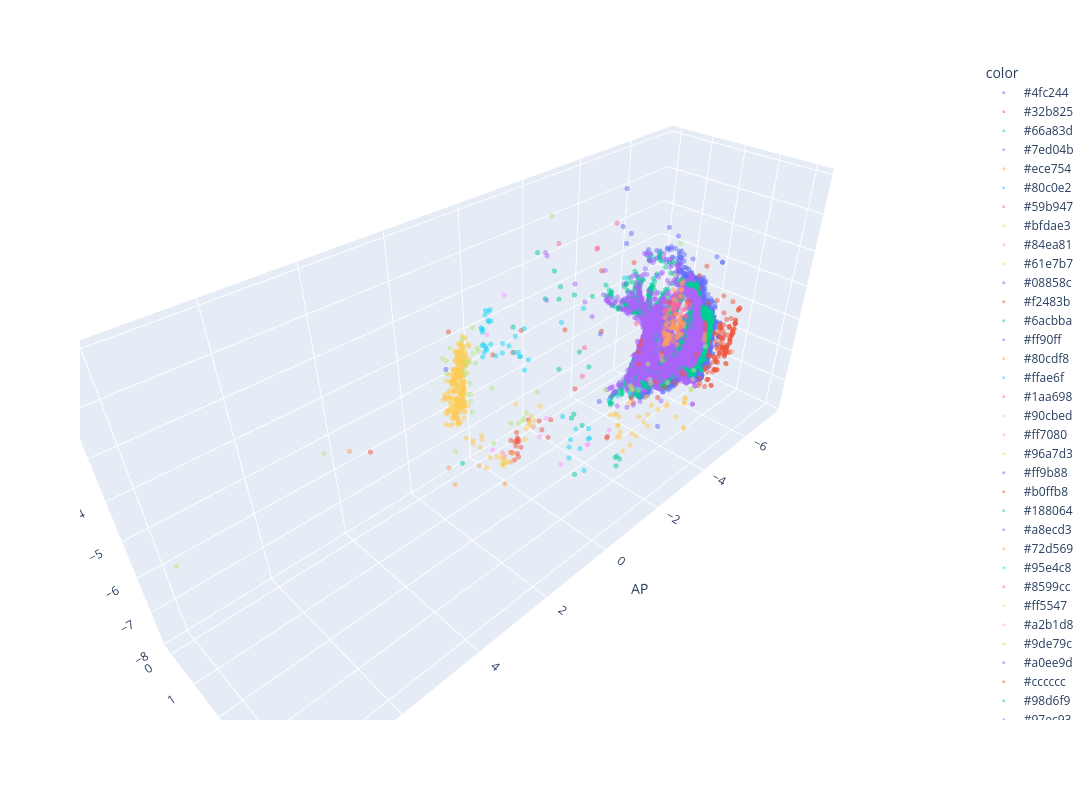

Notebook source saved alongside this figure:
### Code cell
import pandas as pd
import plotly.express as px
import numpy as np
import pdb
import seaborn as sns
from matplotlib import pyplot as plt
import os

print("Pandas version {}".format(pd.__version__))
print("Numpy version {}".format(np.__version__))
print("Seaborn version {}".format(sns.__version__))

colors = sns.color_palette('muted', 10)

PFC_color = "#FFDB6E"
NAc_color = "#BF43CC"
LH_color = "#87FFE1"

file_dir = '.'
os.chdir(file_dir)

df = pd.read_csv("data/coronal_CTBLabelled_dataset.csv")
df.head(5)
df.columns

df_subset_PFC = df[df.Projection == 'PFC']
df_subset_NAc = df[df.Projection == 'NAc']
df_subset_LH = df[df.Projection == 'LH']

def white_bg_3d(ax):

    # make the grid lines transparent
    ax.xaxis._axinfo["grid"]['color'] =  (1,1,1,0)
    ax.yaxis._axinfo["grid"]['color'] =  (1,1,1,0)
    ax.zaxis._axinfo["grid"]['color'] =  (1,1,1,0)
    
fig = plt.figure(figsize = (8,8))

ax = fig.add_subplot(projection='3d')

white_bg_3d(ax)

ax.scatter(df_subset_PFC['AP'], 
           df_subset_PFC['ML'] ,
           df_subset_PFC['DV'], alpha = 0.1, label = 'PFC', s = 8, color = PFC_color)

ax.scatter(df_subset_NAc['AP'], 
           df_subset_NAc['ML'] ,
           df_subset_NAc['DV'], alpha = 0.1, label = 'NAc', s = 8, color = NAc_color)

ax.scatter(df_subset_LH['AP'], 
           df_subset_LH['ML'] ,
           df_subset_LH['DV'], alpha = 0.1, label = 'LH', s = 8, color = LH_color)

ax.set_xlabel("AP")
ax.set_ylabel("ML")
ax.set_zlabel("DV")

plt.legend(markerscale = 3)

plt.show()

df_trio = pd.read_csv("data/PFC_TRIO_cellcounts.csv")
df_trio.head(5)

fig = plt.figure(figsize = (8,8))
ax = fig.add_subplot(projection='3d')

white_bg_3d(ax)

ax.scatter(df_trio['AP'], 
           df_trio['ML'] ,
           df_trio['DV'], alpha = 0.1, s = 8, color = df_trio['color'], label="TRIO")

ax.set_xlabel("AP")
ax.set_ylabel("ML")
ax.set_zlabel("DV")

ax.set_ylim(4,-4)
ax.set_xlim(-7,1)
ax.set_zlim(-8,-2)

plt.legend(markerscale = 3)
ax.set_aspect('equal')

plt.show()

df_trio = pd.read_csv("data/PFC_TRIO_cellcounts.csv")

fig = px.scatter_3d(df_trio, x="AP", y="ML", z="DV", color="color", opacity=0.5)

fig["layout"].update(width=1200, height=800, autosize=False)
fig.update_traces(marker_size=3)

fig.show()

test

### Figure 1 — Plotly figure (JSON) as saved in the notebook; plotly's stock layout.template omitted (floating-point values rounded to 4 significant figures; data arrays with more than 128 entries replaced by an {"elided": "..."} marker saying what was removed)
{"data": [{"hovertemplate": "color=#4fc244<br>AP=%{x}<br>ML=%{y}<br>DV=%{z}<extra></extra>", "legendgroup": "#4fc244", "marker": {"color": "#636efa", "opacity": 0.5, "size": 3, "symbol": "circle"}, "mode": "markers", "name": "#4fc244", "scene": "scene", "showlegend": true, "type": "scatter3d", "x": {"elided": "1927 float values"}, "y": {"elided": "1927 float values"}, "z": {"elided": "1927 float values"}}, {"hovertemplate": "color=#32b825<br>AP=%{x}<br>ML=%{y}<br>DV=%{z}<extra></extra>", "legendgroup": "#32b825", "marker": {"color": "#EF553B", "opacity": 0.5, "size": 3, "symbol": "circle"}, "mode": "markers", "name": "#32b825", "scene": "scene", "showlegend": true, "type": "scatter3d", "x": {"elided": "179 float values"}, "y": {"elided": "179 float values"}, "z": {"elided": "179 float values"}}, {"hovertemplate": "color=#66a83d<br>AP=%{x}<br>ML=%{y}<br>DV=%{z}<extra></extra>", "legendgroup": "#66a83d", "marker": {"color": "#00cc96", "opacity": 0.5, "size": 3, "symbol": "circle"}, "mode": "markers", "name": "#66a83d", "scene": "scene", "showlegend": true, "type": "scatter3d", "x": {"elided": "5044 float values"}, "y": {"elided": "5044 float values"}, "z": {"elided": "5044 float values"}}, {"hovertemplate": "color=#7ed04b<br>AP=%{x}<br>ML=%{y}<br>DV=%{z}<extra></extra>", "legendgroup": "#7ed04b", "marker": {"color": "#ab63fa", "opacity": 0.5, "size": 3, "symbol": "circle"}, "mode": "markers", "name": "#7ed04b", "scene": "scene", "showlegend": true, "type": "scatter3d", "x": {"elided": "2472 float values"}, "y": {"elided": "2472 float values"}, "z": {"elided": "2472 float values"}}, {"hovertemplate": "color=#ece754<br>AP=%{x}<br>ML=%{y}<br>DV=%{z}<extra></extra>", "legendgroup": "#ece754", "marker": {"color": "#FFA15A", "opacity": 0.5, "size": 3, "symbol": "circle"}, "mode": "markers", "name": "#ece754", "scene": "scene", "showlegend": true, "type": "scatter3d", "x": [-5.704], "y": [3.725], "z": [-5.413]}, {"hovertemplate": "color=#80c0e2<br>AP=%{x}<br>ML=%{y}<br>DV=%{z}<extra></extra>", "legendgroup": "#80c0e2", "marker": {"color": "#19d3f3", "opacity": 0.5, "size": 3, "symbol": "circle"}, "mode": "markers", "name": "#80c0e2", "scene": "scene", "showlegend": true, "type": "scatter3d", "x": [-1.798, -1.103, -1.216, -1.351, -2.41, -0.9126, -2.231, -1.806, -1.856, -1.395, -1.719], "y": [3.065, 2.805, 1.865, 2.005, 2.965, 2.725, 2.485, 2.245, 2.245, 2.005, 1.885], "z": [-5.196, -5.931, -6.134, -7.107, -5.47, -6.487, -5.831, -6.973, -6.965, -6.891, -6.796]}, {"hovertemplate": "color=#59b947<br>AP=%{x}<br>ML=%{y}<br>DV=%{z}<extra></extra>", "legendgroup": "#59b947", "marker": {"color": "#FF6692", "opacity": 0.5, "size": 3, "symbol": "circle"}, "mode": "markers", "name": "#59b947", "scene": "scene", "showlegend": true, "type": "scatter3d", "x": [-3.985, -4.281, -3.976, -4.011, -3.884, -3.982, -4.084, -3.876, -3.854, -3.901, -4.535, -4.592, -4.382, -4.46, -4.467, -4.666, -4.441, -4.491, -4.558, -4.423, -4.333, -4.473, -4.451, -4.632, -4.354, -4.379, -4.467, -4.464, -3.859, -3.935, -4.078, -4.08, -4.02, -4.012, -4.071, -3.861, -4.018, -3.966], "y": [3.065, 2.845, 3.205, 3.205, 3.205, 3.205, 3.085, 2.725, 2.725, 2.725, 2.605, 2.605, 2.605, 2.605, 2.605, 2.605, 2.605, 2.605, 2.605, 2.605, 2.605, 2.605, 2.605, 2.605, 2.605, 2.605, 2.605, 2.605, 3.205, 3.205, 3.205, 3.205, 3.085, 2.965, 2.965, 2.725, 3.085, 3.085], "z": [-3.408, -3.217, -4.167, -4.079, -3.97, -3.665, -3.77, -4.034, -3.851, -3.852, -4.28, -4.261, -4.287, -4.206, -4.094, -4.055, -4.081, -4.061, -4.012, -3.968, -3.981, -3.919, -3.903, -3.879, -3.907, -3.78, -3.73, -3.612, -4.374, -4.13, -3.905, -3.52, -3.866, -3.646, -3.423, -3.605, -4.351, -4.019]}, {"hovertemplate": "color=#bfdae3<br>AP=%{x}<br>ML=%{y}<br>DV=%{z}<extra></extra>", "legendgroup": "#bfdae3", "marker": {"color": "#B6E880", "opacity": 0.5, "size": 3, "symbol": "circle"}, "mode": "markers", "name": "#bfdae3", "scene": "scene", "showlegend": true, "type": "scatter3d", "x": [-3.684, -2.991, -2.991, -3.414, -2.859, -3.973, -2.515, -2.167, -1.583, 0.3084, 1.056, -3.792, -2.708, -2.552, 0.0153, -2.491], "y": [3.065, 4.285, 4.285, 4.045, 3.545, 3.925, 3.325, 3.205, 2.845, 0.085, 0.395, 3.805, 3.805, 3.445, 0.205, 3.445], "z": [-1.895, -4.99, -4.99, -5.018, -2.235, -4.399, -4.498, -5.092, -5.027, -5.599, -6.784, -5.048, -4.89, -5.009, -4.405, -4.867]}, {"hovertemplate": "color=#84ea81<br>AP=%{x}<br>ML=%{y}<br>DV=%{z}<extra></extra>", "legendgroup": "#84ea81", "marker": {"color": "#FF97FF", "opacity": 0.5, "size": 3, "symbol": "circle"}, "mode": "markers", "name": "#84ea81", "scene": "scene", "showlegend": true, "type": "scatter3d", "x": [-1.218, -1.186, -1.852], "y": [2.725, 2.725, 2.845], "z": [-6.53, -6.527, -6.377]}, {"hovertemplate": "color=#61e7b7<br>AP=%{x}<br>ML=%{y}<br>DV=%{z}<extra></extra>", "legendgroup": "#61e7b7", "marker": {"color": "#FECB52", "opacity": 0.5, "size": 3, "symbol": "circle"}, "mode": "markers", "name": "#61e7b7", "scene": "scene", "showlegend": true, "type": "scatter3d", "x": [-2.764, -2.472, -3.531, -3.588, -2.655, -2.561, -2.861, -2.52, -2.303, -2.782, -2.177, -2.73, -2.492, -2.555, -2.647, -3.121, -3.121, -3.091], "y": [2.445, 3.545, 3.325, 3.325, 2.965, 3.445, 3.325, 3.205, 3.205, 3.205, 3.085, 3.085, 2.725, 2.605, 2.605, 4.165, 4.165, 3.925], "z": [-6.653, -6.21, -6.266, -6.224, -6.857, -5.953, -5.885, -6.724, -6.905, -6.422, -7.091, -6.293, -7.018, -7.126, -7.007, -6.269, -6.269, -6.051]}, {"hovertemplate": "color=#08858c<br>AP=%{x}<br>ML=%{y}<br>DV=%{z}<extra></extra>", "legendgroup": "#08858c", "marker": {"color": "#636efa", "opacity": 0.5, "size": 3, "symbol": "circle"}, "mode": "markers", "name": "#08858c", "scene": "scene", "showlegend": true, "type": "scatter3d", "x": [-2.757, -2.641, -2.653, -2.63, -2.414, -3.868, -3.016, -2.97, -2.768, -3.716, -3.726, -3.726, -2.527, -3.001, -2.903, -3.028], "y": [2.105, 3.785, 3.785, 3.785, 2.605, 3.925, 3.565, 3.445, 3.325, 1.405, 4.165, 4.165, 3.805, 3.565, 3.565, 3.445], "z": [-1.497, -2.015, -1.984, -1.95, -1.396, -1.996, -1.997, -1.367, -1.142, -1.067, -1.997, -1.997, -1.452, -1.85, -1.718, -1.921]}, {"hovertemplate": "color=#f2483b<br>AP=%{x}<br>ML=%{y}<br>DV=%{z}<extra></extra>", "legendgroup": "#f2483b", "marker": {"color": "#EF553B", "opacity": 0.5, "size": 3, "symbol": "circle"}, "mode": "markers", "name": "#f2483b", "scene": "scene", "showlegend": true, "type": "scatter3d", "x": [-0.8332, -2.668, -1.155, -0.3776, -0.2374, -0.2156, -0.4232, -0.5702, -0.4431, -0.3798, -0.8345, -0.3917, -0.4782, -0.5574, -0.3242, -0.4166, -0.4607, -0.6017, -0.454, -0.8406, -1.747], "y": [1.745, 0.99, 1.525, 1.165, 1.165, 1.045, 1.045, 1.045, 1.045, 0.925, 1.525, 1.045, 1.045, 0.925, 0.925, 1.045, 0.925, 0.925, 1.045, 1.045, 0.565], "z": [-6.648, -6.457, -6.385, -6.85, -6.785, -6.794, -6.652, -7.221, -6.842, -7.366, -6.53, -7.078, -6.898, -7.492, -7.316, -6.91, -7.651, -7.629, -6.981, -6.484, -7.264]}, {"hovertemplate": "color=#6acbba<br>AP=%{x}<br>ML=%{y}<br>DV=%{z}<extra></extra>", "legendgroup": "#6acbba", "marker": {"color": "#00cc96", "opacity": 0.5, "size": 3, "symbol": "circle"}, "mode": "markers", "name": "#6acbba", "scene": "scene", "showlegend": true, "type": "scatter3d", "x": [1.967, -1.58, -1.457, -1.958, -1.883, -0.6254], "y": [1.745, 3.445, 3.445, 3.085, 3.085, 2.845], "z": [-5.804, -6.784, -6.926, -7.129, -7.129, -7.059]}, {"hovertemplate": "color=#ff90ff<br>AP=%{x}<br>ML=%{y}<br>DV=%{z}<extra></extra>", "legendgroup": "#ff90ff", "marker": {"color": "#ab63fa", "opacity": 0.5, "size": 3, "symbol": "circle"}, "mode": "markers", "name": "#ff90ff", "scene": "scene", "showlegend": true, "type": "scatter3d", "x": [-2.585, -2.684, -2.441, -3.821, -2.462, -2.502], "y": [1.505, 1.165, 0.035, 2.125, 0.085, 0.035], "z": [-3.993, -3.756, -2.725, -3.065, -4.041, -2.839]}, {"hovertemplate": "color=#80cdf8<br>AP=%{x}<br>ML=%{y}<br>DV=%{z}<extra></extra>", "legendgroup": "#80cdf8", "marker": {"color": "#FFA15A", "opacity": 0.5, "size": 3, "symbol": "circle"}, "mode": "markers", "name": "#80cdf8", "scene": "scene", "showlegend": true, "type": "scatter3d", "x": [0.2274, 0.6166, 0.1305, 1.664, 1.436, -0.2761, 1.179], "y": [1.27, 0.755, 1.405, 1.045, 0.565, 1.765, 0.275], "z": [-7.821, -7.295, -7.07, -7.083, -6.995, -5.995, -5.155]}, {"hovertemplate": "color=#ffae6f<br>AP=%{x}<br>ML=%{y}<br>DV=%{z}<extra></extra>", "legendgroup": "#ffae6f", "marker": {"color": "#19d3f3", "opacity": 0.5, "size": 3, "symbol": "circle"}, "mode": "markers", "name": "#ffae6f", "scene": "scene", "showlegend": true, "type": "scatter3d", "x": [-5.143], "y": [0.99], "z": [-7.613]}, {"hovertemplate": "color=#1aa698<br>AP=%{x}<br>ML=%{y}<br>DV=%{z}<extra></extra>", "legendgroup": "#1aa698", "marker": {"color": "#FF6692", "opacity": 0.5, "size": 3, "symbol": "circle"}, "mode": "markers", "name": "#1aa698", "scene": "scene", "showlegend": true, "type": "scatter3d", "x": [-2.125, -3.028, -3.061, -3.585], "y": [0.755, 1.165, 1.165, 1.285], "z": [-2.142, -2.45, -2.433, -1.916]}, {"hovertemplate": "color=#90cbed<br>AP=%{x}<br>ML=%{y}<br>DV=%{z}<extra></extra>", "legendgroup": "#90cbed", "marker": {"color": "#B6E880", "opacity": 0.5, "size": 3, "symbol": "circle"}, "mode": "markers", "name": "#90cbed", "scene": "scene", "showlegend": true, "type": "scatter3d", "x": [0.6278, 0.6052, 4.752, 0.9831, 0.2641, 0.2731, 0.4608, 1.078, 1.063, 0.6316, 0.5524, 0.9347, 0.5784], "y": [0.295, 0.295, 0.805, 0.035, 0.445, 0.325, 0.205, 0.275, 0.275, 0.275, 0.275, 0.275, 0.275], "z": [-4.393, -4.221, -4.439, -4.246, -4.109, -3.6, -3.852, -4.503, -4.174, -4.137, -4.041, -3.878, -3.84]}, {"hovertemplate": "color=#ff7080<br>AP=%{x}<br>ML=%{y}<br>DV=%{z}<extra></extra>", "legendgroup": "#ff7080", "marker": {"color": "#FF97FF", "opacity": 0.5, "size": 3, "symbol": "circle"}, "mode": "markers", "name": "#ff7080", "scene": "scene", "showlegend": true, "type": "scatter3d", "x": [-0.7806, -0.2779], "y": [0.295, 0.205], "z": [-3.164, -4.076]}, {"hovertemplate": "color=#96a7d3<br>AP=%{x}<br>ML=%{y}<br>DV=%{z}<extra></extra>", "legendgroup": "#96a7d3", "marker": {"color": "#FECB52", "opacity": 0.5, "size": 3, "symbol": "circle"}, "mode": "markers", "name": "#96a7d3", "scene": "scene", "showlegend": true, "type": "scatter3d", "x": {"elided": "239 float values"}, "y": {"elided": "239 float values"}, "z": {"elided": "239 float values"}}, {"hovertemplate": "color=#ff9b88<br>AP=%{x}<br>ML=%{y}<br>DV=%{z}<extra></extra>", "legendgroup": "#ff9b88", "marker": {"color": "#636efa", "opacity": 0.5, "size": 3, "symbol": "circle"}, "mode": "markers", "name": "#ff9b88", "scene": "scene", "showlegend": true, "type": "scatter3d", "x": [-4.508], "y": [0.263], "z": [-5.84]}, {"hovertemplate": "color=#b0ffb8<br>AP=%{x}<br>ML=%{y}<br>DV=%{z}<extra></extra>", "legendgroup": "#b0ffb8", "marker": {"color": "#EF553B", "opacity": 0.5, "size": 3, "symbol": "circle"}, "mode": "markers", "name": "#b0ffb8", "scene": "scene", "showlegend": true, "type": "scatter3d", "x": [-3.137, -2.968, -1.976, -3.964, -2.983, -2.275, -2.102, -2.125, -2.989, -3.251, -4.024, -2.576, -3.651], "y": [3.785, 3.425, 3.445, 2.725, 3.565, 3.205, 2.605, 2.605, 4.045, 3.805, 3.685, 3.565, 2.965], "z": [-5.134, -2.989, -4.205, -5.124, -5.27, -5.571, -6.899, -6.86, -4.674, -4.846, -4.758, -4.936, -6.238]}, {"hovertemplate": "color=#188064<br>AP=%{x}<br>ML=%{y}<br>DV=%{z}<extra></extra>", "legendgroup": "#188064", "marker": {"color": "#00cc96", "opacity": 0.5, "size": 3, "symbol": "circle"}, "mode": "markers", "name": "#188064", "scene": "scene", "showlegend": true, "type": "scatter3d", "x": [0.7101, 0.6635, 1.423, -0.7319, -1.934], "y": [3.425, 2.965, 2.845, 1.405, 4.045], "z": [-3.076, -1.672, -2.039, -1.688, -1.659]}, {"hovertemplate": "color=#a8ecd3<br>AP=%{x}<br>ML=%{y}<br>DV=%{z}<extra></extra>", "legendgroup": "#a8ecd3", "marker": {"color": "#ab63fa", "opacity": 0.5, "size": 3, "symbol": "circle"}, "mode": "markers", "name": "#a8ecd3", "scene": "scene", "showlegend": true, "type": "scatter3d", "x": [-3.092, -3.372, -3.372], "y": [3.445, 4.165, 4.165], "z": [-5.81, -5.678, -5.678]}, {"hovertemplate": "color=#72d569<br>AP=%{x}<br>ML=%{y}<br>DV=%{z}<extra></extra>", "legendgroup": "#72d569", "marker": {"color": "#FFA15A", "opacity": 0.5, "size": 3, "symbol": "circle"}, "mode": "markers", "name": "#72d569", "scene": "scene", "showlegend": true, "type": "scatter3d", "x": [-4.33, -4.305, -4.305, -4.28, -4.302, -4.32, -4.183, -4.345, -4.398, -4.406, -4.12, -4.124, -4.4, -4.292, -4.208, -4.433, -4.084, -4.051, -3.957, -4.176, -4.137, -4.126, -4.049, -4.213, -4.083, -4.094, -4.069, -4.113, -4.194, -4.121, -4.157, -4.112, -3.982, -4.042, -4.292, -3.965, -4.197, -3.913, -4.324, -4.213, -4.055, -4.022, -4.08, -4.19, -4.132, -4.163, -4.172, -4.218, -4.151, -4.404, -4.17, -4.134, -4.012, -4.249, -3.997, -4.001, -3.95, -4.242, -4.354, -4.169, -4.221, -4.301, -4.383, -4.222, -4.17, -4.22], "y": [2.845, 2.845, 2.845, 2.845, 2.845, 2.845, 2.965, 2.965, 2.965, 2.965, 2.965, 2.965, 2.845, 2.845, 2.845, 2.845, 2.845, 2.725, 2.725, 2.725, 2.725, 2.725, 2.725, 2.725, 2.725, 2.725, 2.725, 2.725, 2.725, 2.725, 2.725, 2.725, 2.725, 2.725, 2.725, 2.725, 2.725, 2.725, 2.725, 2.725, 2.725, 2.725, 2.725, 2.725, 2.725, 2.965, 2.965, 2.965, 2.845, 2.845, 2.845, 2.845, 2.725, 2.725, 2.725, 2.725, 2.725, 2.965, 2.965, 2.965, 2.965, 2.965, 2.965, 2.845, 2.845, 2.845], "z": [-3.567, -3.404, -3.379, -3.376, -3.222, -3.166, -4.655, -4.61, -4.398, -4.333, -4.379, -4.308, -4.766, -4.457, -4.42, -4.377, -4.372, -5.39, -5.199, -4.917, -4.909, -4.891, -4.873, -4.819, -4.811, -4.809, -4.796, -4.777, -4.771, -4.666, -4.646, -4.631, -4.636, -4.572, -4.481, -4.547, -4.492, -4.445, -4.319, -4.327, -4.269, -4.006, -3.902, -3.654, -3.377, -4.324, -4.165, -4.071, -4.632, -4.263, -4.336, -4.275, -4.905, -4.768, -4.365, -4.287, -4.085, -4.885, -4.635, -4.499, -4.402, -4.254, -3.806, -4.83, -4.409, -4.052]}, {"hovertemplate": "color=#95e4c8<br>AP=%{x}<br>ML=%{y}<br>DV=%{z}<extra></extra>", "legendgroup": "#95e4c8", "marker": {"color": "#19d3f3", "opacity": 0.5, "size": 3, "symbol": "circle"}, "mode": "markers", "name": "#95e4c8", "scene": "scene", "showlegend": true, "type": "scatter3d", "x": [-1.269, -0.9418], "y": [2.605, 2.365], "z": [-7.476, -7.014]}, {"hovertemplate": "color=#8599cc<br>AP=%{x}<br>ML=%{y}<br>DV=%{z}<extra></extra>", "legendgroup": "#8599cc", "marker": {"color": "#FF6692", "opacity": 0.5, "size": 3, "symbol": "circle"}, "mode": "markers", "name": "#8599cc", "scene": "scene", "showlegend": true, "type": "scatter3d", "x": [-1.152], "y": [2.485], "z": [-4.595]}, {"hovertemplate": "color=#ff5547<br>AP=%{x}<br>ML=%{y}<br>DV=%{z}<extra></extra>", "legendgroup": "#ff5547", "marker": {"color": "#B6E880", "opacity": 0.5, "size": 3, "symbol": "circle"}, "mode": "markers", "name": "#ff5547", "scene": "scene", "showlegend": true, "type": "scatter3d", "x": [0.2551, 0.3137, 0.2249, -1.841, 0.5128, 0.5378, -0.06393, 0.3408, 0.3408, 0.4433, 0.3951, 0.1955], "y": [0.155, 0.205, 0.085, 0.395, 0.275, 0.275, 0.565, 0.205, 0.205, 0.205, 0.205, 0.205], "z": [-6.129, -4.582, -5.631, -6.45, -4.831, -4.718, -7.069, -5.726, -5.182, -4.649, -4.522, -4.391]}, {"hovertemplate": "color=#a2b1d8<br>AP=%{x}<br>ML=%{y}<br>DV=%{z}<extra></extra>", "legendgroup": "#a2b1d8", "marker": {"color": "#FF97FF", "opacity": 0.5, "size": 3, "symbol": "circle"}, "mode": "markers", "name": "#a2b1d8", "scene": "scene", "showlegend": true, "type": "scatter3d", "x": [0.03918, -0.5115, -0.8692, 0.1083, -0.4999], "y": [0.635, 2.485, 1.645, 1.165, 1.765], "z": [-7.192, -6.89, -6.125, -7.034, -6.434]}, {"hovertemplate": "color=#9de79c<br>AP=%{x}<br>ML=%{y}<br>DV=%{z}<extra></extra>", "legendgroup": "#9de79c", "marker": {"color": "#FECB52", "opacity": 0.5, "size": 3, "symbol": "circle"}, "mode": "markers", "name": "#9de79c", "scene": "scene", "showlegend": true, "type": "scatter3d", "x": [-2.99, -2.99, -1.538, -2.99, -2.99, -2.623, -2.25, -1.914, -1.718, -1.728, -2.409, -2.317, -1.756, -2.045, -2.255], "y": [4.165, 4.165, 3.085, 4.165, 4.165, 3.685, 3.565, 3.325, 3.205, 3.205, 3.205, 3.085, 3.085, 2.845, 3.085], "z": [-5.444, -5.444, -5.606, -5.304, -5.304, -5.701, -5.192, -5.332, -5.968, -5.948, -5.255, -5.268, -5.678, -5.999, -5.12]}, {"hovertemplate": "color=#a0ee9d<br>AP=%{x}<br>ML=%{y}<br>DV=%{z}<extra></extra>", "legendgroup": "#a0ee9d", "marker": {"color": "#636efa", "opacity": 0.5, "size": 3, "symbol": "circle"}, "mode": "markers", "name": "#a0ee9d", "scene": "scene", "showlegend": true, "type": "scatter3d", "x": [-2.333, -2.457], "y": [3.925, 2.005], "z": [-5.923, -6.239]}, {"hovertemplate": "color=#cccccc<br>AP=%{x}<br>ML=%{y}<br>DV=%{z}<extra></extra>", "legendgroup": "#cccccc", "marker": {"color": "#EF553B", "opacity": 0.5, "size": 3, "symbol": "circle"}, "mode": "markers", "name": "#cccccc", "scene": "scene", "showlegend": true, "type": "scatter3d", "x": [-2.608, -2.651, -2.677, -2.284, -6.732, -6.701, -6.676, -2.837, -0.6604, -1.757, -0.9482, -0.2274, 3.258, 0.796], "y": [2.965, 2.965, 2.965, 2.845, 2.245, 2.245, 2.245, 2.725, 0.685, 2.485, 0.685, 0.445, 0.085, 0.085], "z": [-4.373, -4.204, -4.085, -1.966, -5.839, -5.682, -5.557, -5.967, -4.536, -3.638, -4.042, -4.517, -5.699, -3.59]}, {"hovertemplate": "color=#98d6f9<br>AP=%{x}<br>ML=%{y}<br>DV=%{z}<extra></extra>", "legendgroup": "#98d6f9", "marker": {"color": "#00cc96", "opacity": 0.5, "size": 3, "symbol": "circle"}, "mode": "markers", "name": "#98d6f9", "scene": "scene", "showlegend": true, "type": "scatter3d", "x": [-0.2766, -0.786, -0.4391, -0.06745], "y": [2.965, 2.965, 2.965, 3.205], "z": [-5.085, -3.935, -3.392, -4.738]}, {"hovertemplate": "color=#97ec93<br>AP=%{x}<br>ML=%{y}<br>DV=%{z}<extra></extra>", "legendgroup": "#97ec93", "marker": {"color": "#ab63fa", "opacity": 0.5, "size": 3, "symbol": "circle"}, "mode": "markers", "name": "#97ec93", "scene": "scene", "showlegend": true, "type": "scatter3d", "x": [-3.575, -2.756, -2.68, -3.111], "y": [2.485, 2.365, 2.725, 2.605], "z": [-6.572, -6.35, -6.167, -6.38]}, {"hovertemplate": "color=#ffa5d2<br>AP=%{x}<br>ML=%{y}<br>DV=%{z}<extra></extra>", "legendgroup": "#ffa5d2", "marker": {"color": "#FFA15A", "opacity": 0.5, "size": 3, "symbol": "circle"}, "mode": "markers", "name": "#ffa5d2", "scene": "scene", "showlegend": true, "type": "scatter3d", "x": [-6.807, -6.782, -6.757], "y": [2.245, 2.245, 2.245], "z": [-6.214, -6.095, -5.97]}, {"hovertemplate": "color=#ff909f<br>AP=%{x}<br>ML=%{y}<br>DV=%{z}<extra></extra>", "legendgroup": "#ff909f", "marker": {"color": "#19d3f3", "opacity": 0.5, "size": 3, "symbol": "circle"}, "mode": "markers", "name": "#ff909f", "scene": "scene", "showlegend": true, "type": "scatter3d", "x": [-2.218, -0.8463, -0.4408, -1.22, -1.159, -0.2763, -0.2598, -0.4969, -0.2458, -0.4636, -1.984, -0.9581, -0.6482, -0.9395, -0.8083, -1.05, -0.4331, -0.3994, -1.304, -0.4493, -0.433, -0.2642, -0.3205, -0.258, -0.2955, -0.2734, -0.5419, -0.2249, -0.2446, -0.3592, -0.4951, -0.3124, -0.2625], "y": [1.525, 0.685, 0.565, 0.205, 0.035, 0.035, 0.035, 0.035, 0.035, 0.155, 1.045, 0.925, 0.925, 0.805, 0.805, 0.685, 0.325, 0.205, 0.085, 0.085, 0.085, 0.035, 0.035, 0.035, 0.035, 0.155, 0.445, 0.205, 0.205, 0.085, 0.085, 0.085, 0.085], "z": [-3.608, -4.615, -4.241, -4.529, -4.857, -4.077, -3.991, -3.607, -3.941, -3.796, -4.096, -4.772, -4.538, -5.124, -4.662, -4.032, -4.691, -3.442, -5.096, -3.84, -3.793, -4.774, -4.674, -4.446, -4.424, -4.483, -4.601, -3.51, -3.399, -4.596, -4.494, -4.469, -3.973]}, {"hovertemplate": "color=#ff8084<br>AP=%{x}<br>ML=%{y}<br>DV=%{z}<extra></extra>", "legendgroup": "#ff8084", "marker": {"color": "#FF6692", "opacity": 0.5, "size": 3, "symbol": "circle"}, "mode": "markers", "name": "#ff8084", "scene": "scene", "showlegend": true, "type": "scatter3d", "x": [-2.765, -2.748], "y": [1.165, 2.725], "z": [-5.119, -3.742]}, {"hovertemplate": "color=#b3c0df<br>AP=%{x}<br>ML=%{y}<br>DV=%{z}<extra></extra>", "legendgroup": "#b3c0df", "marker": {"color": "#B6E880", "opacity": 0.5, "size": 3, "symbol": "circle"}, "mode": "markers", "name": "#b3c0df", "scene": "scene", "showlegend": true, "type": "scatter3d", "x": [-0.7714, 8.021, -0.1678, -0.5542, -0.223, -0.4788, -0.513, 0.1283], "y": [1.045, 0.805, 0.445, 1.165, 1.045, 1.045, 1.165, 0.205], "z": [-6.227, -5.166, -5.466, -6.222, -6.253, -6.397, -6.27, -4.701]}, {"hovertemplate": "color=#ff4c3e<br>AP=%{x}<br>ML=%{y}<br>DV=%{z}<extra></extra>", "legendgroup": "#ff4c3e", "marker": {"color": "#FF97FF", "opacity": 0.5, "size": 3, "symbol": "circle"}, "mode": "markers", "name": "#ff4c3e", "scene": "scene", "showlegend": true, "type": "scatter3d", "x": [-0.2506], "y": [0.685], "z": [-7.425]}, {"hovertemplate": "color=#e64438<br>AP=%{x}<br>ML=%{y}<br>DV=%{z}<extra></extra>", "legendgroup": "#e64438", "marker": {"color": "#FECB52", "opacity": 0.5, "size": 3, "symbol": "circle"}, "mode": "markers", "name": "#e64438", "scene": "scene", "showlegend": true, "type": "scatter3d", "x": [-1.894, -0.5268, -0.6225, -0.7893, -0.6349, -0.7018, -0.2666, -0.3621, -1.219], "y": [0.445, 1.285, 1.285, 1.285, 1.285, 1.285, 0.685, 1.405, 0.205], "z": [-6.911, -6.457, -6.372, -6.351, -6.334, -6.17, -7.498, -6.642, -6.61]}, {"hovertemplate": "color=#248a5e<br>AP=%{x}<br>ML=%{y}<br>DV=%{z}<extra></extra>", "legendgroup": "#248a5e", "marker": {"color": "#636efa", "opacity": 0.5, "size": 3, "symbol": "circle"}, "mode": "markers", "name": "#248a5e", "scene": "scene", "showlegend": true, "type": "scatter3d", "x": [1.23], "y": [0.445], "z": [-4.243]}, {"hovertemplate": "color=#ffa6ff<br>AP=%{x}<br>ML=%{y}<br>DV=%{z}<extra></extra>", "legendgroup": "#ffa6ff", "marker": {"color": "#EF553B", "opacity": 0.5, "size": 3, "symbol": "circle"}, "mode": "markers", "name": "#ffa6ff", "scene": "scene", "showlegend": true, "type": "scatter3d", "x": [-3.199, -4.312], "y": [0.085, 0.325], "z": [-5.229, -3.782]}, {"hovertemplate": "color=#219866<br>AP=%{x}<br>ML=%{y}<br>DV=%{z}<extra></extra>", "legendgroup": "#219866", "marker": {"color": "#00cc96", "opacity": 0.5, "size": 3, "symbol": "circle"}, "mode": "markers", "name": "#219866", "scene": "scene", "showlegend": true, "type": "scatter3d", "x": [0.2072], "y": [3.685], "z": [-4.635]}, {"hovertemplate": "color=#ffba86<br>AP=%{x}<br>ML=%{y}<br>DV=%{z}<extra></extra>", "legendgroup": "#ffba86", "marker": {"color": "#ab63fa", "opacity": 0.5, "size": 3, "symbol": "circle"}, "mode": "markers", "name": "#ffba86", "scene": "scene", "showlegend": true, "type": "scatter3d", "x": [-4.454], "y": [0.325], "z": [-3.824]}, {"hovertemplate": "color=#9ad2bd<br>AP=%{x}<br>ML=%{y}<br>DV=%{z}<extra></extra>", "legendgroup": "#9ad2bd", "marker": {"color": "#FFA15A", "opacity": 0.5, "size": 3, "symbol": "circle"}, "mode": "markers", "name": "#9ad2bd", "scene": "scene", "showlegend": true, "type": "scatter3d", "x": [3.838], "y": [0.205], "z": [-5.264]}, {"hovertemplate": "color=#aaaaaa<br>AP=%{x}<br>ML=%{y}<br>DV=%{z}<extra></extra>", "legendgroup": "#aaaaaa", "marker": {"color": "#19d3f3", "opacity": 0.5, "size": 3, "symbol": "circle"}, "mode": "markers", "name": "#aaaaaa", "scene": "scene", "showlegend": true, "type": "scatter3d", "x": [-5.568, -2.754], "y": [0.155, 2.965], "z": [-4.516, -5.514]}, {"hovertemplate": "color=#ffb3d9<br>AP=%{x}<br>ML=%{y}<br>DV=%{z}<extra></extra>", "legendgroup": "#ffb3d9", "marker": {"color": "#FF6692", "opacity": 0.5, "size": 3, "symbol": "circle"}, "mode": "markers", "name": "#ffb3d9", "scene": "scene", "showlegend": true, "type": "scatter3d", "x": [-7.293], "y": [1.285], "z": [-5.625]}, {"hovertemplate": "color=#ff7aff<br>AP=%{x}<br>ML=%{y}<br>DV=%{z}<extra></extra>", "legendgroup": "#ff7aff", "marker": {"color": "#B6E880", "opacity": 0.5, "size": 3, "symbol": "circle"}, "mode": "markers", "name": "#ff7aff", "scene": "scene", "showlegend": true, "type": "scatter3d", "x": [-2.639], "y": [0.035], "z": [-1.827]}], "layout": {"autosize": false, "height": 800, "legend": {"title": {"text": "color"}, "tracegroupgap": 0}, "margin": {"t": 60}, "scene": {"domain": {"x": [0, 1], "y": [0, 1]}, "xaxis": {"title": {"text": "AP"}}, "yaxis": {"title": {"text": "ML"}}, "zaxis": {"title": {"text": "DV"}}}, "width": 1200}}
